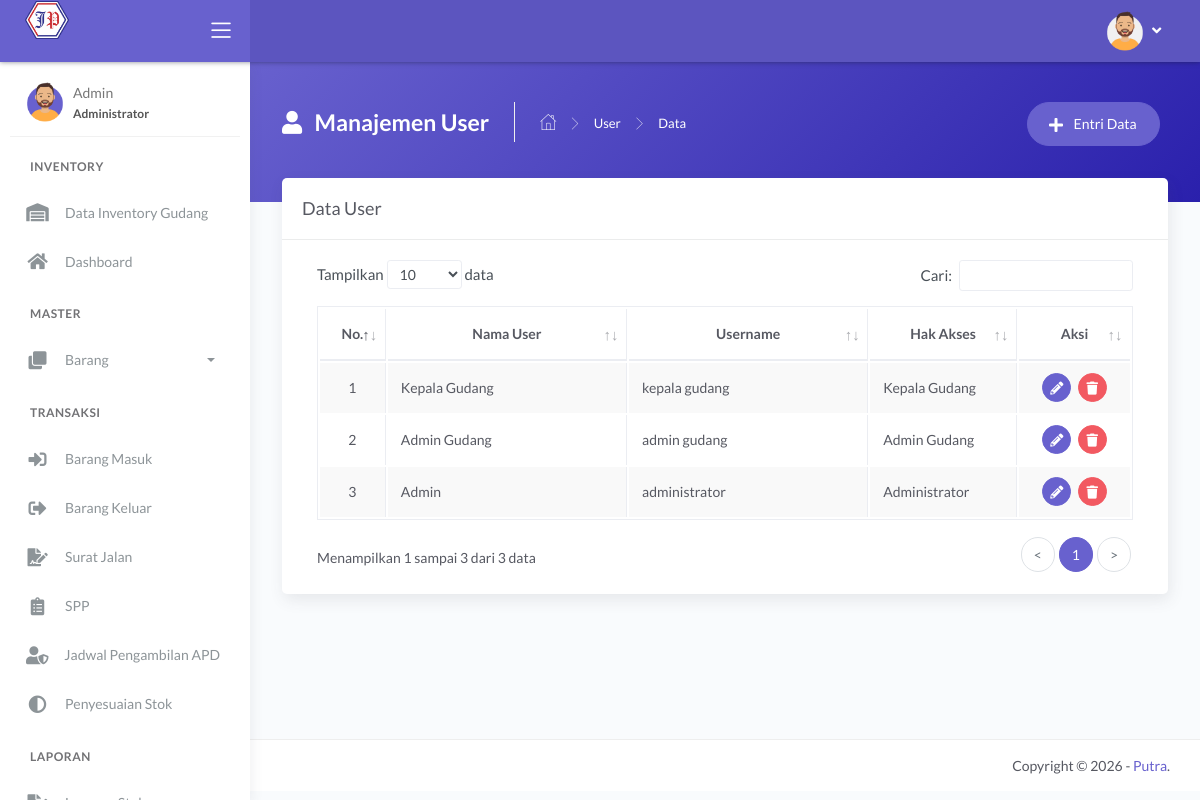
The page /main.php?module=user (signed in) on the database its author committed.
### tables this page shows
CREATE TABLE `tbl_user` (
  `id_user` int(11) NOT NULL AUTO_INCREMENT,
  `nama_user` varchar(30) NOT NULL,
  `username` varchar(30) NOT NULL,
  `password` varchar(255) NOT NULL,
  `hak_akses` enum('Administrator','Admin Gudang','Kepala Gudang') NOT NULL,
  PRIMARY KEY (`id_user`)
);

### modules/user/tampil_data.php (the view, shortened to what this page needs)
<?php
if (basename($_SERVER['PHP_SELF']) === basename(__FILE__)) {
  header('location: 404.html');
}
else {
?>
  <div class="panel-header bg-secondary-gradient">
    <div class="page-inner py-45">
      <div class="d-flex align-items-left align-items-md-top flex-column flex-md-row">
        <div class="page-header text-white">
          <h4 class="page-title text-white"><i class="fas fa-user mr-2"></i> Manajemen User</h4>
          <ul class="breadcrumbs">
            <li class="nav-home"><a href="?module=dashboard"><i class="flaticon-home text-white"></i></a></li>
            <li class="separator"><i class="flaticon-right-arrow"></i></li>
            <li class="nav-item"><a href="?module=user" class="text-white">User</a></li>
            <li class="separator"><i class="flaticon-right-arrow"></i></li>
            <li class="nav-item"><a>Data</a></li>
          </ul>
        </div>
        <div class="ml-md-auto py-2 py-md-0">
          <a href="?module=form_entri_user" class="btn btn-secondary btn-round mr-2">
            <span class="btn-label"><i class="fa fa-plus mr-2"></i></span> Entri Data
          </a>
        </div>
      </div>
    </div>
  </div>
  <div class="page-inner mt--5">
    <div class="card">
      <div class="card-header">
        <div class="card-title">Data User</div>
      </div>
      <div class="card-body">
        <div class="table-responsive">
          <table id="basic-datatables" class="display table table-bordered table-striped table-hover">
            <thead>
              <tr>
                <th class="text-center">No.</th>
                <th class="text-center">Nama User</th>
                <th class="text-center">Username</th>
                <th class="text-center">Hak Akses</th>
                <th class="text-center">Aksi</th>
              </tr>
            </thead>
            <tbody>
              <?php
              $no = 1;
              $query = mysqli_query($mysqli, "SELECT id_user, nama_user, username, hak_akses FROM tbl_user ORDER BY id_user DESC")
                                              or die('Ada kesalahan pada query tampil data : ' . mysqli_error($mysqli));
              while ($data = mysqli_fetch_assoc($query)) { ?>
                <tr>
                  <td width="30" class="text-center"><?php echo $no++; ?></td>
                  <td width="180"><?php echo $data['nama_user']; ?></td>
                  <td width="180"><?php echo $data['username']; ?></td>
                  <td width="100"><?php echo $data['hak_akses']; ?></td>
                  <td width="70" class="text-center">
                    <div>
                      <a href="?module=form_ubah_user&id=<?php echo $data['id_user']; ?>" class="btn btn-icon btn-round btn-secondary btn-sm mr-md-1" data-toggle="tooltip" data-placement="top" title="Ubah">
                        <i class="fas fa-pencil-alt fa-sm"></i>
                      </a>
                      <a href="modules/user/proses_hapus.php?id=<?php echo $data['id_user']; ?>" onclick="return confirm('Anda yakin ingin menghapus data user dengan username <?php echo $data['username']; ?>?')" class="btn btn-icon btn-round btn-danger btn-sm" data-toggle="tooltip" data-placement="top" title="Hapus">
                        <i class="fas fa-trash fa-sm"></i>
                      </a>
                    </div>
                  </td>
                </tr>
              <?php } ?>
            </tbody>
          </table>
        </div>
      </div>
    </div>
  </div>
<?php } ?>

### rows shown on the page
tbl_user: nama_user "Kepala Gudang", username "kepala gudang", hak_akses "Kepala Gudang"
tbl_user: nama_user "Admin Gudang", username "admin gudang", hak_akses "Admin Gudang"
tbl_user: nama_user "Admin", username "administrator", hak_akses "Administrator"

### other values the page prints
$_SESSION['nama_user'] "Admin"
$_SESSION['hak_akses'] "Administrator"
